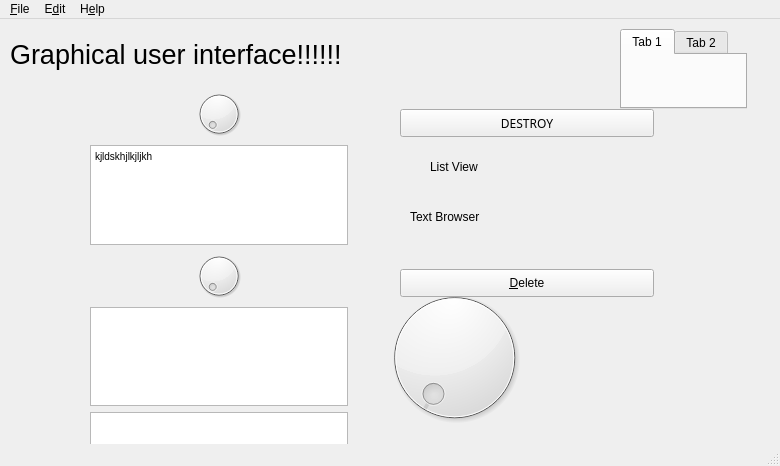
<?xml version="1.0" encoding="UTF-8"?>
<ui version="4.0">
 <class>MainWindow</class>
 <widget class="QMainWindow" name="MainWindow">
  <property name="geometry">
   <rect>
    <x>0</x>
    <y>0</y>
    <width>780</width>
    <height>466</height>
   </rect>
  </property>
  <property name="sizePolicy">
   <sizepolicy hsizetype="Maximum" vsizetype="Maximum">
    <horstretch>0</horstretch>
    <verstretch>0</verstretch>
   </sizepolicy>
  </property>
  <property name="windowTitle">
   <string>MainWindow</string>
  </property>
  <widget class="QWidget" name="centralwidget">
   <widget class="QLabel" name="lbl_heading">
    <property name="geometry">
     <rect>
      <x>10</x>
      <y>20</y>
      <width>601</width>
      <height>31</height>
     </rect>
    </property>
    <property name="font">
     <font>
      <pointsize>20</pointsize>
     </font>
    </property>
    <property name="text">
     <string>Graphical user interface!!!!!!</string>
    </property>
   </widget>
   <widget class="QWidget" name="gridLayoutWidget">
    <property name="geometry">
     <rect>
      <x>90</x>
      <y>70</y>
      <width>258</width>
      <height>810</height>
     </rect>
    </property>
    <layout class="QVBoxLayout" name="verticalLayout_2">
     <item>
      <layout class="QVBoxLayout" name="verticalLayout">
       <property name="spacing">
        <number>3</number>
       </property>
      </layout>
     </item>
     <item>
      <widget class="QDial" name="dial_2"/>
     </item>
     <item>
      <widget class="QTextBrowser" name="textBrowser">
       <property name="html">
        <string>&lt;!DOCTYPE HTML PUBLIC &quot;-//W3C//DTD HTML 4.0//EN&quot; &quot;http://www.w3.org/TR/REC-html40/strict.dtd&quot;&gt;
&lt;html&gt;&lt;head&gt;&lt;meta name=&quot;qrichtext&quot; content=&quot;1&quot; /&gt;&lt;style type=&quot;text/css&quot;&gt;
p, li { white-space: pre-wrap; }
&lt;/style&gt;&lt;/head&gt;&lt;body style=&quot; font-family:'MS Shell Dlg 2'; font-size:7.8pt; font-weight:400; font-style:normal;&quot;&gt;
&lt;p style=&quot; margin-top:0px; margin-bottom:0px; margin-left:0px; margin-right:0px; -qt-block-indent:0; text-indent:0px;&quot;&gt;kjldskhjlkjljkh&lt;/p&gt;&lt;/body&gt;&lt;/html&gt;</string>
       </property>
      </widget>
     </item>
     <item>
      <widget class="QDial" name="dial_4"/>
     </item>
     <item>
      <widget class="QTextBrowser" name="txt_browser_one"/>
     </item>
     <item>
      <widget class="QGraphicsView" name="graphicsView"/>
     </item>
     <item>
      <widget class="QScrollBar" name="verticalScrollBar">
       <property name="orientation">
        <enum>Qt::Vertical</enum>
       </property>
      </widget>
     </item>
     <item>
      <widget class="QTimeEdit" name="timeEdit"/>
     </item>
     <item>
      <widget class="QDial" name="dial"/>
     </item>
     <item>
      <widget class="QListWidget" name="lst_widget"/>
     </item>
     <item>
      <widget class="QScrollBar" name="horizontalScrollBar">
       <property name="maximumSize">
        <size>
         <width>16777215</width>
         <height>21</height>
        </size>
       </property>
       <property name="orientation">
        <enum>Qt::Horizontal</enum>
       </property>
      </widget>
     </item>
     <item>
      <widget class="QLabel" name="lbl_text_browser_2">
       <property name="text">
        <string>Combo box</string>
       </property>
      </widget>
     </item>
     <item>
      <widget class="QComboBox" name="cmb_one"/>
     </item>
     <item>
      <widget class="QLabel" name="label">
       <property name="text">
        <string>Progress bar</string>
       </property>
      </widget>
     </item>
     <item>
      <widget class="QLabel" name="lbl_progress_complete">
       <property name="text">
        <string>Progress Complete!</string>
       </property>
      </widget>
     </item>
     <item>
      <widget class="QProgressBar" name="progbar_one">
       <property name="value">
        <number>24</number>
       </property>
      </widget>
     </item>
    </layout>
   </widget>
   <widget class="QTabWidget" name="tabWidget">
    <property name="geometry">
     <rect>
      <x>620</x>
      <y>10</y>
      <width>127</width>
      <height>80</height>
     </rect>
    </property>
    <property name="currentIndex">
     <number>0</number>
    </property>
    <widget class="QWidget" name="tab">
     <attribute name="title">
      <string>Tab 1</string>
     </attribute>
    </widget>
    <widget class="QWidget" name="tab_2">
     <attribute name="title">
      <string>Tab 2</string>
     </attribute>
    </widget>
   </widget>
   <widget class="QLabel" name="lbl_list_view">
    <property name="geometry">
     <rect>
      <x>430</x>
      <y>140</y>
      <width>256</width>
      <height>16</height>
     </rect>
    </property>
    <property name="text">
     <string>List View </string>
    </property>
   </widget>
   <widget class="QPushButton" name="del_btn">
    <property name="geometry">
     <rect>
      <x>400</x>
      <y>250</y>
      <width>254</width>
      <height>28</height>
     </rect>
    </property>
    <property name="text">
     <string>&amp;Delete</string>
    </property>
   </widget>
   <widget class="QPushButton" name="add_btn">
    <property name="geometry">
     <rect>
      <x>400</x>
      <y>90</y>
      <width>254</width>
      <height>28</height>
     </rect>
    </property>
    <property name="font">
     <font>
      <family>MS Gothic</family>
     </font>
    </property>
    <property name="text">
     <string>DESTROY</string>
    </property>
   </widget>
   <widget class="QLabel" name="lbl_text_browser">
    <property name="geometry">
     <rect>
      <x>410</x>
      <y>190</y>
      <width>256</width>
      <height>16</height>
     </rect>
    </property>
    <property name="text">
     <string>Text Browser</string>
    </property>
   </widget>
   <widget class="QDial" name="dial_3">
    <property name="geometry">
     <rect>
      <x>359</x>
      <y>263</y>
      <width>191</width>
      <height>151</height>
     </rect>
    </property>
   </widget>
  </widget>
  <widget class="QMenuBar" name="menubar">
   <property name="geometry">
    <rect>
     <x>0</x>
     <y>0</y>
     <width>780</width>
     <height>26</height>
    </rect>
   </property>
   <widget class="QMenu" name="menu_File">
    <property name="title">
     <string>&amp;File</string>
    </property>
   </widget>
   <widget class="QMenu" name="menuE_dit">
    <property name="title">
     <string>E&amp;dit</string>
    </property>
   </widget>
   <widget class="QMenu" name="menuH_elp">
    <property name="title">
     <string>H&amp;elp</string>
    </property>
   </widget>
   <addaction name="menu_File"/>
   <addaction name="menuE_dit"/>
   <addaction name="menuH_elp"/>
  </widget>
  <widget class="QStatusBar" name="statusbar"/>
 </widget>
 <resources/>
 <connections/>
</ui>
